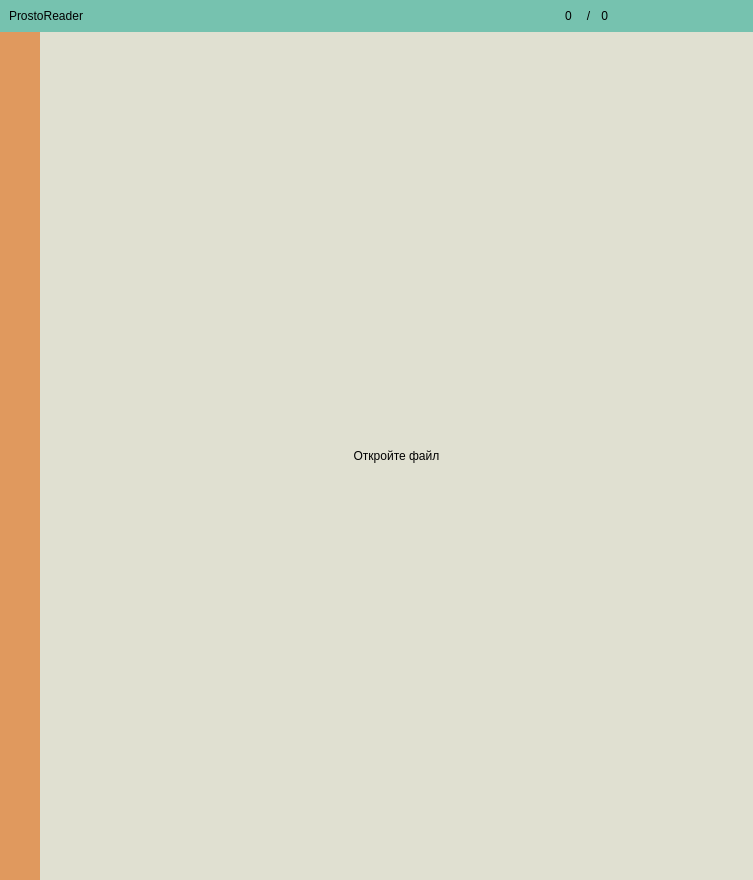
<?xml version="1.0" encoding="UTF-8"?>
<ui version="4.0">
 <class>MainWindow</class>
 <widget class="QMainWindow" name="MainWindow">
  <property name="geometry">
   <rect>
    <x>0</x>
    <y>0</y>
    <width>753</width>
    <height>880</height>
   </rect>
  </property>
  <property name="sizePolicy">
   <sizepolicy hsizetype="Preferred" vsizetype="Preferred">
    <horstretch>0</horstretch>
    <verstretch>0</verstretch>
   </sizepolicy>
  </property>
  <property name="minimumSize">
   <size>
    <width>750</width>
    <height>870</height>
   </size>
  </property>
  <property name="contextMenuPolicy">
   <enum>Qt::NoContextMenu</enum>
  </property>
  <property name="windowTitle">
   <string>ProstoReader</string>
  </property>
  <property name="styleSheet">
   <string notr="true">background-color: rgb(224, 224, 209);</string>
  </property>
  <property name="toolButtonStyle">
   <enum>Qt::ToolButtonIconOnly</enum>
  </property>
  <property name="tabShape">
   <enum>QTabWidget::Rounded</enum>
  </property>
  <widget class="QWidget" name="mainWidget">
   <property name="styleSheet">
    <string notr="true">background-color: rgb(224, 224, 209);</string>
   </property>
   <layout class="QVBoxLayout" name="verticalLayout">
    <property name="spacing">
     <number>0</number>
    </property>
    <property name="leftMargin">
     <number>0</number>
    </property>
    <property name="topMargin">
     <number>0</number>
    </property>
    <property name="rightMargin">
     <number>0</number>
    </property>
    <property name="bottomMargin">
     <number>0</number>
    </property>
    <item>
     <widget class="QFrame" name="freMainHeader">
      <property name="sizePolicy">
       <sizepolicy hsizetype="Preferred" vsizetype="Preferred">
        <horstretch>0</horstretch>
        <verstretch>0</verstretch>
       </sizepolicy>
      </property>
      <property name="mouseTracking">
       <bool>true</bool>
      </property>
      <property name="focusPolicy">
       <enum>Qt::NoFocus</enum>
      </property>
      <property name="styleSheet">
       <string notr="true">background-color: rgb(118, 194, 175);</string>
      </property>
      <layout class="QHBoxLayout" name="horizontalLayout">
       <property name="spacing">
        <number>0</number>
       </property>
       <property name="leftMargin">
        <number>0</number>
       </property>
       <property name="topMargin">
        <number>0</number>
       </property>
       <property name="rightMargin">
        <number>0</number>
       </property>
       <property name="bottomMargin">
        <number>0</number>
       </property>
       <item alignment="Qt::AlignLeft|Qt::AlignTop">
        <widget class="QFrame" name="freLHeader">
         <property name="styleSheet">
          <string notr="true"/>
         </property>
         <property name="frameShape">
          <enum>QFrame::NoFrame</enum>
         </property>
         <property name="frameShadow">
          <enum>QFrame::Raised</enum>
         </property>
         <layout class="QHBoxLayout" name="horizontalLayout_2" stretch="0">
          <property name="spacing">
           <number>0</number>
          </property>
          <property name="leftMargin">
           <number>9</number>
          </property>
          <property name="topMargin">
           <number>9</number>
          </property>
          <property name="rightMargin">
           <number>0</number>
          </property>
          <property name="bottomMargin">
           <number>9</number>
          </property>
          <item>
           <widget class="QLabel" name="lblTitle">
            <property name="font">
             <font>
              <weight>50</weight>
              <bold>false</bold>
              <strikeout>false</strikeout>
              <kerning>true</kerning>
             </font>
            </property>
            <property name="text">
             <string>ProstoReader</string>
            </property>
            <property name="alignment">
             <set>Qt::AlignCenter</set>
            </property>
           </widget>
          </item>
         </layout>
        </widget>
       </item>
       <item alignment="Qt::AlignRight|Qt::AlignVCenter">
        <widget class="QFrame" name="freRHeader">
         <property name="sizePolicy">
          <sizepolicy hsizetype="Preferred" vsizetype="Preferred">
           <horstretch>0</horstretch>
           <verstretch>0</verstretch>
          </sizepolicy>
         </property>
         <property name="minimumSize">
          <size>
           <width>200</width>
           <height>0</height>
          </size>
         </property>
         <property name="styleSheet">
          <string notr="true"/>
         </property>
         <property name="frameShape">
          <enum>QFrame::NoFrame</enum>
         </property>
         <property name="frameShadow">
          <enum>QFrame::Raised</enum>
         </property>
         <layout class="QHBoxLayout" name="horizontalLayout_3">
          <property name="spacing">
           <number>5</number>
          </property>
          <property name="leftMargin">
           <number>0</number>
          </property>
          <property name="topMargin">
           <number>0</number>
          </property>
          <property name="rightMargin">
           <number>10</number>
          </property>
          <property name="bottomMargin">
           <number>0</number>
          </property>
          <item>
           <widget class="QLineEdit" name="liedPage">
            <property name="sizePolicy">
             <sizepolicy hsizetype="Expanding" vsizetype="Preferred">
              <horstretch>0</horstretch>
              <verstretch>0</verstretch>
             </sizepolicy>
            </property>
            <property name="minimumSize">
             <size>
              <width>20</width>
              <height>19</height>
             </size>
            </property>
            <property name="maximumSize">
             <size>
              <width>50</width>
              <height>16777215</height>
             </size>
            </property>
            <property name="focusPolicy">
             <enum>Qt::ClickFocus</enum>
            </property>
            <property name="styleSheet">
             <string notr="true">border: none</string>
            </property>
            <property name="text">
             <string>0</string>
            </property>
            <property name="maxLength">
             <number>4</number>
            </property>
            <property name="alignment">
             <set>Qt::AlignRight|Qt::AlignTrailing|Qt::AlignVCenter</set>
            </property>
            <property name="readOnly">
             <bool>true</bool>
            </property>
           </widget>
          </item>
          <item>
           <widget class="QLabel" name="lblSlash">
            <property name="sizePolicy">
             <sizepolicy hsizetype="Preferred" vsizetype="Preferred">
              <horstretch>0</horstretch>
              <verstretch>0</verstretch>
             </sizepolicy>
            </property>
            <property name="minimumSize">
             <size>
              <width>15</width>
              <height>0</height>
             </size>
            </property>
            <property name="maximumSize">
             <size>
              <width>0</width>
              <height>16777215</height>
             </size>
            </property>
            <property name="layoutDirection">
             <enum>Qt::LeftToRight</enum>
            </property>
            <property name="frameShadow">
             <enum>QFrame::Plain</enum>
            </property>
            <property name="lineWidth">
             <number>0</number>
            </property>
            <property name="text">
             <string>/</string>
            </property>
            <property name="alignment">
             <set>Qt::AlignCenter</set>
            </property>
            <property name="textInteractionFlags">
             <set>Qt::NoTextInteraction</set>
            </property>
           </widget>
          </item>
          <item>
           <widget class="QLabel" name="lblPages">
            <property name="sizePolicy">
             <sizepolicy hsizetype="Preferred" vsizetype="Preferred">
              <horstretch>0</horstretch>
              <verstretch>0</verstretch>
             </sizepolicy>
            </property>
            <property name="maximumSize">
             <size>
              <width>50</width>
              <height>16777215</height>
             </size>
            </property>
            <property name="text">
             <string>0</string>
            </property>
            <property name="alignment">
             <set>Qt::AlignRight|Qt::AlignTrailing|Qt::AlignVCenter</set>
            </property>
           </widget>
          </item>
          <item>
           <widget class="QPushButton" name="btnMinimaze">
            <property name="sizePolicy">
             <sizepolicy hsizetype="Preferred" vsizetype="Preferred">
              <horstretch>0</horstretch>
              <verstretch>0</verstretch>
             </sizepolicy>
            </property>
            <property name="text">
             <string/>
            </property>
            <property name="icon">
             <iconset>
              <normaloff>Icons/icons8-свернуть-64 (1).png</normaloff>Icons/icons8-свернуть-64 (1).png</iconset>
            </property>
            <property name="iconSize">
             <size>
              <width>24</width>
              <height>24</height>
             </size>
            </property>
            <property name="flat">
             <bool>true</bool>
            </property>
           </widget>
          </item>
          <item>
           <widget class="QPushButton" name="btnRestore">
            <property name="sizePolicy">
             <sizepolicy hsizetype="Preferred" vsizetype="Preferred">
              <horstretch>0</horstretch>
              <verstretch>0</verstretch>
             </sizepolicy>
            </property>
            <property name="text">
             <string/>
            </property>
            <property name="icon">
             <iconset>
              <normaloff>Icons/maximize.png</normaloff>Icons/maximize.png</iconset>
            </property>
            <property name="iconSize">
             <size>
              <width>24</width>
              <height>24</height>
             </size>
            </property>
            <property name="flat">
             <bool>true</bool>
            </property>
           </widget>
          </item>
          <item>
           <widget class="QPushButton" name="btnClose">
            <property name="sizePolicy">
             <sizepolicy hsizetype="Preferred" vsizetype="Preferred">
              <horstretch>0</horstretch>
              <verstretch>0</verstretch>
             </sizepolicy>
            </property>
            <property name="mouseTracking">
             <bool>false</bool>
            </property>
            <property name="styleSheet">
             <string notr="true"/>
            </property>
            <property name="text">
             <string/>
            </property>
            <property name="icon">
             <iconset>
              <normaloff>Icons/icons8-закрыть-окно-64.png</normaloff>Icons/icons8-закрыть-окно-64.png</iconset>
            </property>
            <property name="iconSize">
             <size>
              <width>24</width>
              <height>24</height>
             </size>
            </property>
            <property name="flat">
             <bool>true</bool>
            </property>
           </widget>
          </item>
         </layout>
        </widget>
       </item>
      </layout>
     </widget>
    </item>
    <item>
     <widget class="QFrame" name="freMainWorkspace">
      <property name="sizePolicy">
       <sizepolicy hsizetype="Preferred" vsizetype="Expanding">
        <horstretch>0</horstretch>
        <verstretch>0</verstretch>
       </sizepolicy>
      </property>
      <property name="styleSheet">
       <string notr="true"/>
      </property>
      <property name="frameShape">
       <enum>QFrame::NoFrame</enum>
      </property>
      <property name="frameShadow">
       <enum>QFrame::Raised</enum>
      </property>
      <layout class="QHBoxLayout" name="horizontalLayout_4">
       <property name="spacing">
        <number>0</number>
       </property>
       <property name="leftMargin">
        <number>0</number>
       </property>
       <property name="topMargin">
        <number>0</number>
       </property>
       <property name="rightMargin">
        <number>0</number>
       </property>
       <property name="bottomMargin">
        <number>0</number>
       </property>
       <item alignment="Qt::AlignLeft">
        <widget class="QFrame" name="freMainTaskbar">
         <property name="sizePolicy">
          <sizepolicy hsizetype="Preferred" vsizetype="Expanding">
           <horstretch>0</horstretch>
           <verstretch>0</verstretch>
          </sizepolicy>
         </property>
         <property name="styleSheet">
          <string notr="true">background-color: rgb(224, 153, 94);</string>
         </property>
         <property name="frameShape">
          <enum>QFrame::NoFrame</enum>
         </property>
         <property name="frameShadow">
          <enum>QFrame::Raised</enum>
         </property>
         <layout class="QVBoxLayout" name="verticalLayout_3">
          <property name="spacing">
           <number>0</number>
          </property>
          <property name="leftMargin">
           <number>0</number>
          </property>
          <property name="topMargin">
           <number>0</number>
          </property>
          <property name="rightMargin">
           <number>0</number>
          </property>
          <property name="bottomMargin">
           <number>0</number>
          </property>
          <item alignment="Qt::AlignLeft|Qt::AlignTop">
           <widget class="QFrame" name="freTopTaskBar">
            <property name="enabled">
             <bool>true</bool>
            </property>
            <property name="sizePolicy">
             <sizepolicy hsizetype="Preferred" vsizetype="Preferred">
              <horstretch>0</horstretch>
              <verstretch>0</verstretch>
             </sizepolicy>
            </property>
            <property name="styleSheet">
             <string notr="true"/>
            </property>
            <property name="frameShape">
             <enum>QFrame::NoFrame</enum>
            </property>
            <property name="frameShadow">
             <enum>QFrame::Raised</enum>
            </property>
            <layout class="QVBoxLayout" name="verticalLayout_4">
             <property name="spacing">
              <number>0</number>
             </property>
             <property name="sizeConstraint">
              <enum>QLayout::SetDefaultConstraint</enum>
             </property>
             <property name="leftMargin">
              <number>0</number>
             </property>
             <property name="topMargin">
              <number>0</number>
             </property>
             <property name="rightMargin">
              <number>0</number>
             </property>
             <property name="bottomMargin">
              <number>0</number>
             </property>
             <item>
              <widget class="QPushButton" name="btnFolder">
               <property name="toolTip">
                <string>Folder</string>
               </property>
               <property name="text">
                <string/>
               </property>
               <property name="icon">
                <iconset>
                 <normaloff>Icons/folder.png</normaloff>
                 <disabledoff>Icons/folder.png</disabledoff>Icons/folder.png</iconset>
               </property>
               <property name="iconSize">
                <size>
                 <width>32</width>
                 <height>32</height>
                </size>
               </property>
               <property name="shortcut">
                <string>Ctrl+O</string>
               </property>
               <property name="flat">
                <bool>true</bool>
               </property>
              </widget>
             </item>
             <item>
              <widget class="QPushButton" name="btnBook">
               <property name="mouseTracking">
                <bool>false</bool>
               </property>
               <property name="tabletTracking">
                <bool>false</bool>
               </property>
               <property name="acceptDrops">
                <bool>false</bool>
               </property>
               <property name="toolTip">
                <string>Page book</string>
               </property>
               <property name="text">
                <string/>
               </property>
               <property name="icon">
                <iconset>
                 <normaloff>Icons/booklet.png</normaloff>Icons/booklet.png</iconset>
               </property>
               <property name="iconSize">
                <size>
                 <width>32</width>
                 <height>32</height>
                </size>
               </property>
               <property name="shortcut">
                <string>Ctrl+P</string>
               </property>
               <property name="checkable">
                <bool>false</bool>
               </property>
               <property name="checked">
                <bool>false</bool>
               </property>
               <property name="autoRepeat">
                <bool>false</bool>
               </property>
               <property name="autoDefault">
                <bool>false</bool>
               </property>
               <property name="flat">
                <bool>true</bool>
               </property>
              </widget>
             </item>
            </layout>
           </widget>
          </item>
          <item alignment="Qt::AlignBottom">
           <widget class="QFrame" name="freBottomTaskBar">
            <property name="frameShape">
             <enum>QFrame::NoFrame</enum>
            </property>
            <property name="frameShadow">
             <enum>QFrame::Raised</enum>
            </property>
            <layout class="QVBoxLayout" name="verticalLayout_5">
             <property name="spacing">
              <number>0</number>
             </property>
             <property name="leftMargin">
              <number>0</number>
             </property>
             <property name="topMargin">
              <number>0</number>
             </property>
             <property name="rightMargin">
              <number>0</number>
             </property>
             <property name="bottomMargin">
              <number>5</number>
             </property>
             <item alignment="Qt::AlignBottom">
              <widget class="QPushButton" name="btnInformation">
               <property name="toolTip">
                <string>Information</string>
               </property>
               <property name="text">
                <string/>
               </property>
               <property name="icon">
                <iconset>
                 <normaloff>Icons/eye.png</normaloff>Icons/eye.png</iconset>
               </property>
               <property name="iconSize">
                <size>
                 <width>32</width>
                 <height>32</height>
                </size>
               </property>
               <property name="shortcut">
                <string>Ctrl+I</string>
               </property>
               <property name="flat">
                <bool>true</bool>
               </property>
              </widget>
             </item>
            </layout>
           </widget>
          </item>
         </layout>
        </widget>
       </item>
       <item>
        <widget class="QFrame" name="freWorkspace">
         <property name="sizePolicy">
          <sizepolicy hsizetype="Expanding" vsizetype="Preferred">
           <horstretch>0</horstretch>
           <verstretch>0</verstretch>
          </sizepolicy>
         </property>
         <property name="font">
          <font>
           <pointsize>11</pointsize>
          </font>
         </property>
         <property name="styleSheet">
          <string notr="true">border-bottom-color: rgb(118, 194, 175);</string>
         </property>
         <property name="frameShape">
          <enum>QFrame::NoFrame</enum>
         </property>
         <property name="frameShadow">
          <enum>QFrame::Raised</enum>
         </property>
         <layout class="QVBoxLayout" name="verticalLayout_2">
          <property name="spacing">
           <number>0</number>
          </property>
          <property name="leftMargin">
           <number>0</number>
          </property>
          <property name="topMargin">
           <number>0</number>
          </property>
          <property name="rightMargin">
           <number>0</number>
          </property>
          <property name="bottomMargin">
           <number>0</number>
          </property>
          <item>
           <widget class="QStackedWidget" name="stackedWidget">
            <property name="inputMethodHints">
             <set>Qt::ImhNone</set>
            </property>
            <property name="currentIndex">
             <number>0</number>
            </property>
            <widget class="QWidget" name="pageRead">
             <property name="styleSheet">
              <string notr="true">background-color: rgb(224, 224, 209);</string>
             </property>
             <layout class="QVBoxLayout" name="verticalLayout_6">
              <property name="spacing">
               <number>0</number>
              </property>
              <property name="leftMargin">
               <number>0</number>
              </property>
              <property name="topMargin">
               <number>0</number>
              </property>
              <property name="rightMargin">
               <number>0</number>
              </property>
              <property name="bottomMargin">
               <number>0</number>
              </property>
              <item>
               <widget class="QScrollArea" name="sllArea">
                <property name="styleSheet">
                 <string notr="true">QScrollBar:vertical {              
background:#e0e0d1;
width:10px;
}

QScrollBar::handle:vertical{
background:#e0995e;                                
border: 1px solid #e0995e;
border-radius: 5px;
}

QScrollBar::add-line:vertical {
background: qlineargradient(x1:0, y1:0, x2:1, y2:0,
stop: 0  rgb(32, 47, 130), stop: 0.5 rgb(32, 47, 130),  stop:1 rgb(32, 47, 130));
height: 0 px;
subcontrol-position: bottom;
subcontrol-origin: margin;
}

QScrollBar::sub-line:vertical {
background: qlineargradient(x1:0, y1:0, x2:1, y2:0,
stop: 0  rgb(32, 47, 130), stop: 0.5 rgb(32, 47, 130),  stop:1 rgb(32, 47, 130));
height: 0 px;
subcontrol-position: top;
subcontrol-origin: margin;
}

</string>
                </property>
                <property name="frameShape">
                 <enum>QFrame::NoFrame</enum>
                </property>
                <property name="verticalScrollBarPolicy">
                 <enum>Qt::ScrollBarAsNeeded</enum>
                </property>
                <property name="horizontalScrollBarPolicy">
                 <enum>Qt::ScrollBarAlwaysOff</enum>
                </property>
                <property name="sizeAdjustPolicy">
                 <enum>QAbstractScrollArea::AdjustToContents</enum>
                </property>
                <property name="widgetResizable">
                 <bool>true</bool>
                </property>
                <property name="alignment">
                 <set>Qt::AlignCenter</set>
                </property>
                <widget class="QWidget" name="sllAreaPage">
                 <property name="geometry">
                  <rect>
                   <x>0</x>
                   <y>0</y>
                   <width>709</width>
                   <height>845</height>
                  </rect>
                 </property>
                 <layout class="QVBoxLayout" name="verticalLayout_7">
                  <property name="spacing">
                   <number>0</number>
                  </property>
                  <property name="leftMargin">
                   <number>0</number>
                  </property>
                  <property name="topMargin">
                   <number>0</number>
                  </property>
                  <property name="rightMargin">
                   <number>0</number>
                  </property>
                  <property name="bottomMargin">
                   <number>0</number>
                  </property>
                  <item>
                   <widget class="QLabel" name="lblRenderPage">
                    <property name="maximumSize">
                     <size>
                      <width>16777215</width>
                      <height>16777215</height>
                     </size>
                    </property>
                    <property name="frameShape">
                     <enum>QFrame::NoFrame</enum>
                    </property>
                    <property name="frameShadow">
                     <enum>QFrame::Plain</enum>
                    </property>
                    <property name="lineWidth">
                     <number>1</number>
                    </property>
                    <property name="text">
                     <string>Откройте файл</string>
                    </property>
                    <property name="alignment">
                     <set>Qt::AlignCenter</set>
                    </property>
                   </widget>
                  </item>
                 </layout>
                </widget>
               </widget>
              </item>
             </layout>
            </widget>
            <widget class="QWidget" name="pageInformation">
             <layout class="QVBoxLayout" name="verticalLayout_8">
              <property name="spacing">
               <number>0</number>
              </property>
              <property name="leftMargin">
               <number>0</number>
              </property>
              <property name="topMargin">
               <number>0</number>
              </property>
              <property name="rightMargin">
               <number>0</number>
              </property>
              <property name="bottomMargin">
               <number>0</number>
              </property>
              <item>
               <widget class="QTextBrowser" name="txtComandInfo">
                <property name="frameShape">
                 <enum>QFrame::NoFrame</enum>
                </property>
                <property name="html">
                 <string>&lt;!DOCTYPE HTML PUBLIC &quot;-//W3C//DTD HTML 4.0//EN&quot; &quot;http://www.w3.org/TR/REC-html40/strict.dtd&quot;&gt;
&lt;html&gt;&lt;head&gt;&lt;meta name=&quot;qrichtext&quot; content=&quot;1&quot; /&gt;&lt;style type=&quot;text/css&quot;&gt;
p, li { white-space: pre-wrap; }
&lt;/style&gt;&lt;/head&gt;&lt;body style=&quot; font-family:'Ubuntu'; font-size:11pt; font-weight:400; font-style:normal;&quot;&gt;
&lt;p align=&quot;center&quot; style=&quot;-qt-paragraph-type:empty; margin-top:0px; margin-bottom:0px; margin-left:0px; margin-right:0px; -qt-block-indent:0; text-indent:0px;&quot;&gt;&lt;br /&gt;&lt;/p&gt;
&lt;p align=&quot;center&quot; style=&quot;-qt-paragraph-type:empty; margin-top:0px; margin-bottom:0px; margin-left:0px; margin-right:0px; -qt-block-indent:0; text-indent:0px; font-size:14pt;&quot;&gt;&lt;br /&gt;&lt;/p&gt;
&lt;p align=&quot;center&quot; style=&quot;-qt-paragraph-type:empty; margin-top:0px; margin-bottom:0px; margin-left:0px; margin-right:0px; -qt-block-indent:0; text-indent:0px; font-size:14pt;&quot;&gt;&lt;br /&gt;&lt;/p&gt;
&lt;p align=&quot;center&quot; style=&quot;-qt-paragraph-type:empty; margin-top:0px; margin-bottom:0px; margin-left:0px; margin-right:0px; -qt-block-indent:0; text-indent:0px; font-size:14pt;&quot;&gt;&lt;br /&gt;&lt;/p&gt;
&lt;p align=&quot;center&quot; style=&quot;-qt-paragraph-type:empty; margin-top:0px; margin-bottom:0px; margin-left:0px; margin-right:0px; -qt-block-indent:0; text-indent:0px; font-size:14pt;&quot;&gt;&lt;br /&gt;&lt;/p&gt;
&lt;p align=&quot;center&quot; style=&quot;-qt-paragraph-type:empty; margin-top:0px; margin-bottom:0px; margin-left:0px; margin-right:0px; -qt-block-indent:0; text-indent:0px; font-size:14pt;&quot;&gt;&lt;br /&gt;&lt;/p&gt;
&lt;p align=&quot;center&quot; style=&quot;-qt-paragraph-type:empty; margin-top:0px; margin-bottom:0px; margin-left:0px; margin-right:0px; -qt-block-indent:0; text-indent:0px; font-size:14pt;&quot;&gt;&lt;br /&gt;&lt;/p&gt;
&lt;p align=&quot;center&quot; style=&quot;-qt-paragraph-type:empty; margin-top:0px; margin-bottom:0px; margin-left:0px; margin-right:0px; -qt-block-indent:0; text-indent:0px; font-size:14pt;&quot;&gt;&lt;br /&gt;&lt;/p&gt;
&lt;p align=&quot;center&quot; style=&quot; margin-top:0px; margin-bottom:0px; margin-left:0px; margin-right:0px; -qt-block-indent:0; text-indent:0px;&quot;&gt;&lt;span style=&quot; font-size:14pt;&quot;&gt;R&lt;/span&gt;&lt;span style=&quot; font-family:'inherit'; font-size:14pt; color:#0b1636;&quot;&gt; - Rotate page&lt;/span&gt;&lt;/p&gt;
&lt;p align=&quot;center&quot; style=&quot;-qt-paragraph-type:empty; margin-top:0px; margin-bottom:0px; margin-left:0px; margin-right:0px; -qt-block-indent:0; text-indent:0px; font-family:'inherit'; font-size:14pt; color:#0b1636;&quot;&gt;&lt;br /&gt;&lt;/p&gt;
&lt;p align=&quot;center&quot; style=&quot; margin-top:0px; margin-bottom:0px; margin-left:0px; margin-right:0px; -qt-block-indent:0; text-indent:0px;&quot;&gt;&lt;span style=&quot; font-family:'inherit'; font-size:14pt; color:#0b1636;&quot;&gt;Z and X or &lt;/span&gt;&lt;a name=&quot;tw-target-text&quot;&gt;&lt;/a&gt;&lt;span style=&quot; font-family:'inherit'; font-size:14pt; color:#000000;&quot;&gt;R&lt;/span&gt;&lt;span style=&quot; font-family:'inherit'; font-size:14pt; color:#000000;&quot;&gt;ight mouse button + wheel - Page navigation&lt;/span&gt;&lt;/p&gt;
&lt;p align=&quot;center&quot; style=&quot;-qt-paragraph-type:empty; margin-top:0px; margin-bottom:0px; margin-left:0px; margin-right:0px; -qt-block-indent:0; text-indent:0px; font-family:'inherit'; font-size:14pt; color:#000000;&quot;&gt;&lt;br /&gt;&lt;/p&gt;
&lt;p align=&quot;center&quot; style=&quot; margin-top:0px; margin-bottom:0px; margin-left:0px; margin-right:0px; -qt-block-indent:0; text-indent:0px;&quot;&gt;&lt;span style=&quot; font-family:'inherit'; font-size:14pt; color:#000000;&quot;&gt;Ctrl + wheel - Zoom&lt;/span&gt;&lt;/p&gt;
&lt;p align=&quot;center&quot; style=&quot;-qt-paragraph-type:empty; margin-top:0px; margin-bottom:0px; margin-left:0px; margin-right:0px; -qt-block-indent:0; text-indent:0px; font-family:'inherit'; font-size:14pt; color:#000000;&quot;&gt;&lt;br /&gt;&lt;/p&gt;
&lt;p align=&quot;center&quot; style=&quot; margin-top:0px; margin-bottom:0px; margin-left:0px; margin-right:0px; -qt-block-indent:0; text-indent:0px;&quot;&gt;&lt;span style=&quot; font-family:'inherit'; font-size:14pt; color:#000000;&quot;&gt;Ctrl + O - Open file&lt;/span&gt;&lt;/p&gt;
&lt;p align=&quot;center&quot; style=&quot;-qt-paragraph-type:empty; margin-top:0px; margin-bottom:0px; margin-left:0px; margin-right:0px; -qt-block-indent:0; text-indent:0px; font-family:'inherit'; font-size:14pt; color:#000000;&quot;&gt;&lt;br /&gt;&lt;/p&gt;
&lt;p align=&quot;center&quot; style=&quot; margin-top:0px; margin-bottom:0px; margin-left:0px; margin-right:0px; -qt-block-indent:0; text-indent:0px;&quot;&gt;&lt;span style=&quot; font-family:'inherit'; font-size:14pt; color:#000000;&quot;&gt;Ctrl + I - Information&lt;/span&gt;&lt;/p&gt;
&lt;p align=&quot;center&quot; style=&quot;-qt-paragraph-type:empty; margin-top:0px; margin-bottom:0px; margin-left:0px; margin-right:0px; -qt-block-indent:0; text-indent:0px; font-family:'inherit'; font-size:14pt; color:#000000;&quot;&gt;&lt;br /&gt;&lt;/p&gt;
&lt;p align=&quot;center&quot; style=&quot; margin-top:0px; margin-bottom:0px; margin-left:0px; margin-right:0px; -qt-block-indent:0; text-indent:0px;&quot;&gt;&lt;span style=&quot; font-family:'inherit'; font-size:14pt; color:#000000;&quot;&gt;Ctrl + P - Book page&lt;/span&gt;&lt;/p&gt;
&lt;p align=&quot;center&quot; style=&quot;-qt-paragraph-type:empty; margin-top:0px; margin-bottom:0px; margin-left:0px; margin-right:0px; -qt-block-indent:0; text-indent:0px; font-family:'inherit'; font-size:14pt; color:#000000;&quot;&gt;&lt;br /&gt;&lt;/p&gt;
&lt;p align=&quot;center&quot; style=&quot;-qt-paragraph-type:empty; margin-top:0px; margin-bottom:0px; margin-left:0px; margin-right:0px; -qt-block-indent:0; text-indent:0px; font-family:'inherit'; font-size:14pt; color:#0b1636;&quot;&gt;&lt;br /&gt;&lt;/p&gt;&lt;/body&gt;&lt;/html&gt;</string>
                </property>
               </widget>
              </item>
              <item>
               <widget class="QLabel" name="lblInfo">
                <property name="maximumSize">
                 <size>
                  <width>16777215</width>
                  <height>50</height>
                 </size>
                </property>
                <property name="text">
                 <string>Open project for read PDF. My email: ozerovoleg92@gmail.com</string>
                </property>
                <property name="alignment">
                 <set>Qt::AlignCenter</set>
                </property>
               </widget>
              </item>
             </layout>
            </widget>
           </widget>
          </item>
         </layout>
        </widget>
       </item>
      </layout>
     </widget>
    </item>
   </layout>
   <zorder>freMainWorkspace</zorder>
   <zorder>freMainHeader</zorder>
  </widget>
 </widget>
 <resources/>
 <connections/>
</ui>
